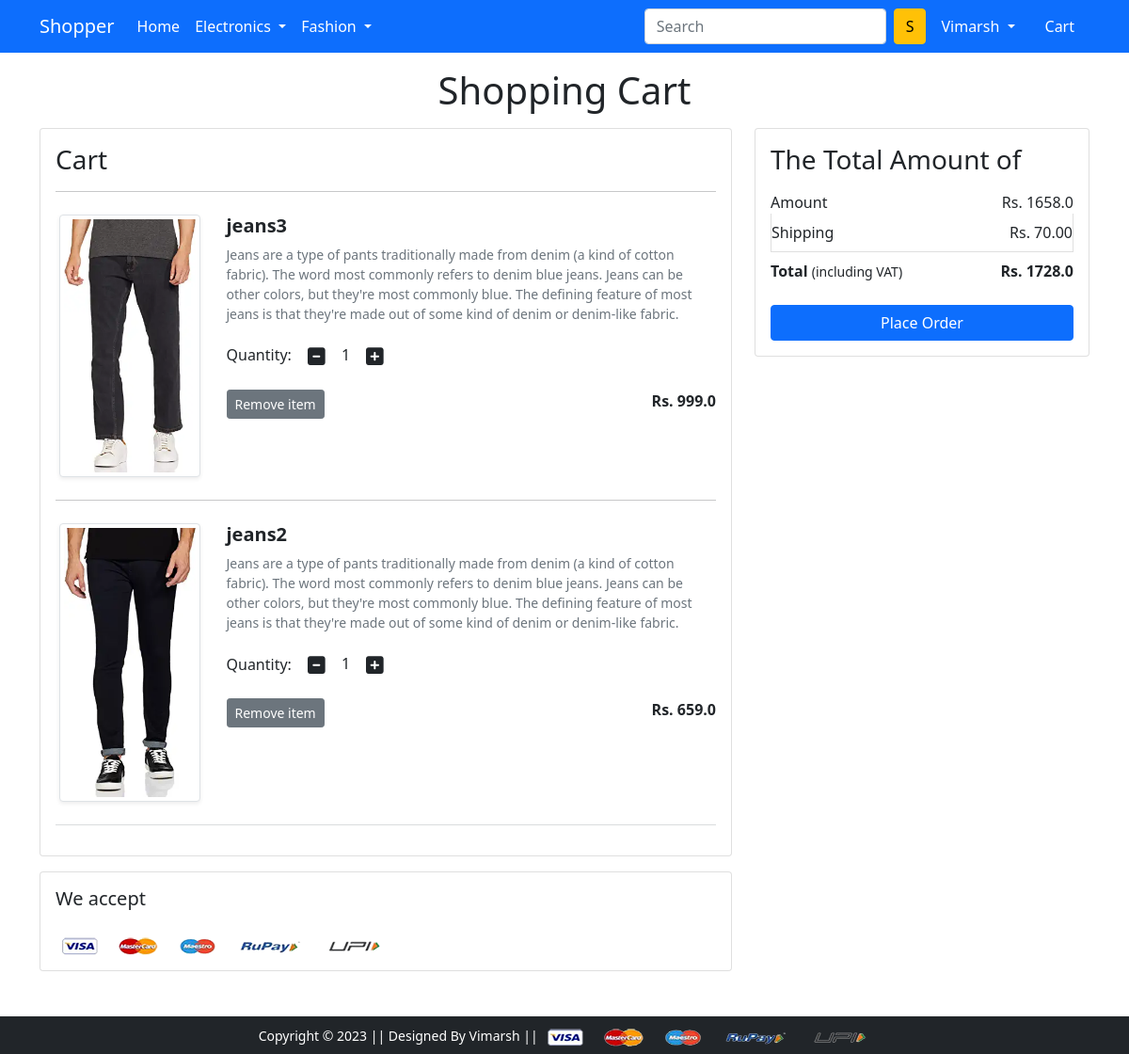
The app's page /cart/ (signed in) with its own data.
### app/models.py (models this page shows, shortened)
class cart(models.Model):
    user = models.ForeignKey(User,on_delete=models.CASCADE)
    product = models.ForeignKey(Product,on_delete=models.CASCADE)
    quantity = models.PositiveIntegerField(default=1)

class Product(models.Model):
    tittle = models.CharField(max_length=450)
    selling_price = models.FloatField()
    discount_price  = models.FloatField()
    description = models.TextField()
    brand = models.CharField(max_length=100)
    category = models.CharField(choices=CATEGORY_CHOICES,max_length=2)
    product_image = models.ImageField(upload_to='productimg')

### app/views.py (the view)
# urls.py: path('cart/', views.show_cart, name='showcart'),
@login_required
def show_cart(request):
  if request.user.is_authenticated:
    user = request.user
    cartt = cart.objects.filter(user=user)
    amount = 0.0
    shipping_amount = 70.0
    total_amount = 0.0
    cart_product = [p for p in cart.objects.all() if p.user == user]
    if cart_product:
      for p in cart_product:
        tempamount = (p.quantity * p.product.discount_price)
        amount += tempamount
        totalamount = amount + shipping_amount
      return render(request,'app/addtocart.html',{'cartt':cartt, 'totalamount':totalamount, 'amount':amount})
    else:
      return render(request,'app/emptycart.html')

### app/templates/app/addtocart.html (shortened to what this page needs)
{% extends 'app/base.html' %}
{% load static %}
{% block main-content %}
<div class="container my-3">
  <div class="row">
    <h1 class="text-center mb-3">Shopping Cart</h1>
    <div class="col-sm-8">
      <div class="card">
        <div class="card-body">
          <h3>Cart</h3>
          {% for item in cartt %}
          <hr>
          <div class="row my-4">
            <div class="col-sm-3 text-center align-self-center"><img src="{{item.product.product_image.url}}" alt="" srcset="" class="img-fluid img-thumbnail shadow-sm" height="150" width="150"> </div>
            <div class="col-sm-9">
              <div>
                <h5><b>{{item.product.tittle}}</b></h5>
                <p class="mb-2 text-muted small">{{item.product.description}}</p>
                <div class="my-3">
                  <label for="quantity">Quantity:</label>
                  <a class="minus-cart btn" pid="{{item.product.id}}"><i class="fas fa-minus-square fa-lg"></i></a>
                  <span id="quantity">{{item.quantity}}</span>
                  <a class="plus-cart btn" pid="{{item.product.id}}"><i class="fas fa-plus-square fa-lg"></i></a>
                </div>
                <div class="d-flex justify-content-between">
                  <a href="#" class="btn btn-sm btn-secondary mr-3 remove-cart" pid="{{item.product.id}}">Remove item </a>
                  <p class="mb-0"><span><strong>Rs. {{item.product.discount_price}}</strong></span></p>
                </div>
              </div>
            </div>
          </div>
          {% endfor %}
          <hr class="text-muted">
        </div>
      </div>
    </div>
    <div class="col-sm-4">
      <div class="card">
        <div class="card-body">
          <h3>The Total Amount of</h3>
          <ul class="list-group">
            <li class="list-group-item d-flex justify-content-between align-items-center border-0 px-0 pb-0">
              Amount<span>Rs. <span id="amount">{{amount}}</span></span></li>
            <li class="list-group-item d-flex justify-content-between align-items-center px-0">Shipping<span>Rs.
                70.00</span></li>
            <li class="list-group-item d-flex justify-content-between align-items-center border-0 px-0 mb-3">
              <div>
                <strong>Total</strong> <small>(including VAT)</small>
              </div>
              <span><strong>Rs. <strong id="totalamount">{{totalamount}}</strong></strong></span>
            </li>
          </ul>
          <div class="d-grid"><a href="{% url 'checkout' %}" class="btn btn-primary">Place Order</a></div>
        </div>
      </div>
    </div>
  </div>
</div>
<div class="container">
  <div class="row">
    <div class="col-sm-8">
      <div class="card">
        <div class="card-body">
          <h5 class="mb-4">We accept</h5>
          <img src="{% static 'app/images/payment.png' %}" alt="" class="img-fluid">
        </div>
      </div>
    </div>
  </div>
</div>
{% endblock main-content %}

### app/templates/app/base.html (shortened to what this page needs)
<!doctype html>
{% load static %}
<html lang="en">
  <head>
    <link href="https://cdn.jsdelivr.net/npm/bootstrap@5.0.0-beta1/dist/css/bootstrap.min.css" rel="stylesheet">
    <link rel="stylesheet" href="{% static 'app/css/owl.carousel.min.css' %}">
    <link rel="stylesheet" href="{% static 'app/css/all.min.css' %}">
    <link rel="stylesheet" href="{% static 'app/css/style.css' %}">
  </head>
  <body>
    <nav class="navbar navbar-expand-lg navbar-dark bg-primary">
     <div class="container">
       <a class="navbar-brand" href="/">Shopper</a>
       <div class="collapse navbar-collapse" id="navbarSupportedContent">
         <ul class="navbar-nav me-auto mb-2 mb-lg-0">
           <li class="nav-item">
             <a class="nav-link active" aria-current="page" href="/">Home</a>
           </li>
           <li class="nav-item dropdown">
             <a class="nav-link dropdown-toggle text-white" href="#" id="electronicsDropdown" role="button" data-bs-toggle="dropdown" aria-expanded="false">
               Electronics
             </a>
           </li>
           <li class="nav-item dropdown">
             <a class="nav-link dropdown-toggle text-white" href="#" id="fashionDropdown" role="button" data-bs-toggle="dropdown" aria-expanded="false">
               Fashion
             </a>
           </li>
         </ul>
         <form class="d-flex">
           <input class="form-control me-2" type="search" placeholder="Search" aria-label="Search">
           <button class="btn btn-warning" type="submit">S</button>
         </form>
         <div>
          <ul class="navbar-nav me-auto mb-2 mb-lg-0">
            {% if request.user.is_authenticated %}
           <li class="nav-item dropdown mx-2">
              <a class="nav-link dropdown-toggle text-white" href="#" id="profileDropdown" role="button" data-bs-toggle="dropdown" aria-expanded="false">
                {{request.user.username|capfirst}}
              </a>
            </li>
            <li class="nav-item mx-2">
             <a href="{% url 'showcart' %}" class="nav-link text-white"> Cart </a>
            </li>
            {% endif %}
          </ul>
         </div>
       </div>
     </div>
    </nav>
    {% block main-content %} {% endblock main-content %}
    <footer class="container-fluid bg-dark text-center p-2 mt-5">
        <small class="text-white">Copyright &copy; 2023 || Designed By Vimarsh || </small>
        <img src="{% static 'app/images/payment.png' %}" alt="" srcset="" class="img-fluid" height="2px">
    </footer>
  </body>
</html>

### records on screen
cart: product.product_image (picture), product.tittle "jeans3", product.description "Jeans are a type of pants traditionally made from denim (a kind of cotton fabric). The word most commonly refers to denim blue jeans. Jeans can be other colors, but they're most commonly blue. The defining feature of most jeans is that they're made out of some kind of denim or denim-like fabric.", quantity "1", product.discount_price "999.0"
cart: product.product_image (picture), product.tittle "jeans2", product.description "Jeans are a type of pants traditionally made from denim (a kind of cotton fabric). The word most commonly refers to denim blue jeans. Jeans can be other colors, but they're most commonly blue. The defining feature of most jeans is that they're made out of some kind of denim or denim-like fabric.", quantity "1", product.discount_price "659.0"

### other values on screen
{{ request.user.username|capfirst }} "Vimarsh"
{{ amount }} "1658.0"
{{ totalamount }} "1728.0"
